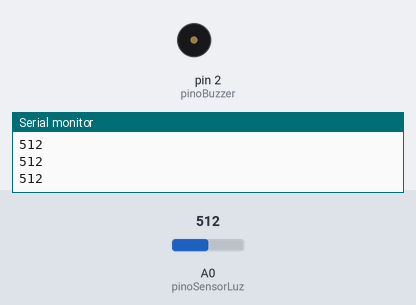
A sketch run on a simulated Arduino Uno, built with avr-gcc and run on an emulated ATmega328P. Parts: buzzer (waves = sounding, pin HIGH), the last lines printed to the serial monitor. Inputs (shaded band) come from the test bench; at power-on: A0 (pinoSensorLuz) = 512. The modem accepts every AT command (registered, SIM ready, sends succeed) and sends nothing else.

Above: at 1.2 s.
1.3 s: A0 (pinoSensorLuz) set to 491
At 1.63 s:
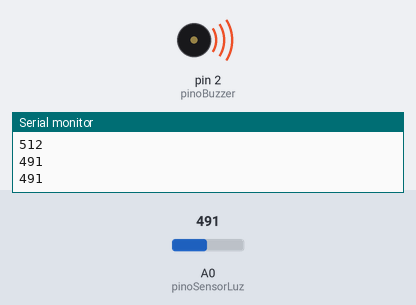
4.3 s: A0 (pinoSensorLuz) set to 510
At 5.0 s:
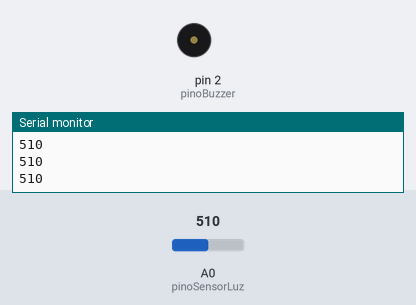
5.8 s: A0 (pinoSensorLuz) set to 490
At 6.12 s:
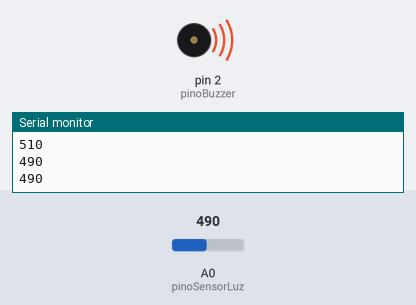
8.8 s: A0 (pinoSensorLuz) set to 511
At 9.4 s:
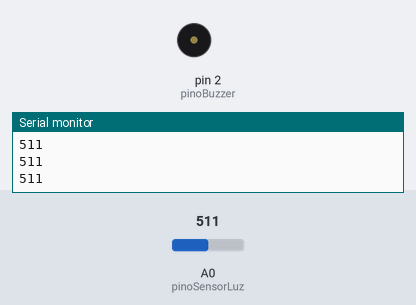
Timing chart, 0 to 11.3 s (numbered marks = the images above; inputs shaded):
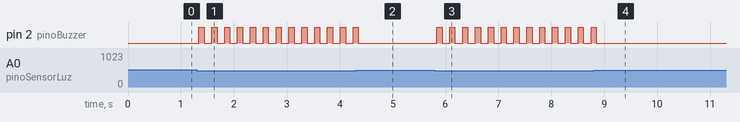

Measured:
- the behaviour switches between 500 and 499 on A0 (pinoSensorLuz) (found by bisection; images 0 and 1)
- after the input at 1.3 s, pin 2 (pinoBuzzer): alternates HIGH for 0.10 s and LOW for 0.14 s, starting at once
- after the input at 4.3 s, pin 2 (pinoBuzzer): goes on until 4.4 s, then stays LOW
- after the input at 5.8 s, pin 2 (pinoBuzzer): alternates HIGH for 0.10 s and LOW for 0.14 s, starting at once
- after the input at 8.8 s, pin 2 (pinoBuzzer): goes on until 8.8 s, then stays LOW

The sketch:

alarmeLaser.ino
```cpp
#include <SoftwareSerial.h>

#define RX 0
#define TX 1

SoftwareSerial bluetooth(RX, TX);

int pinoSensorLuz = A0;
int pinoBuzzer = 2;
int valorLuz = 0;

void setup()
{
    pinMode(pinoBuzzer,OUTPUT);
    bluetooth.begin(9600);
    Serial.begin(9600);
}

void loop()
{
  valorLuz = analogRead(pinoSensorLuz);
  Serial.println(valorLuz);
  if(valorLuz<500)
  {
    bluetooth.println("ATENÇÃO: Invasor detectado!");
    //for(int x = 0; x < 5; x++)
    //{
       digitalWrite(pinoBuzzer, HIGH);
       delay(100);
       digitalWrite(pinoBuzzer, LOW);
       delay(100);
    //}
  }
  else
  {
    digitalWrite(pinoBuzzer, LOW);
  }
  delay(10);
}
```
